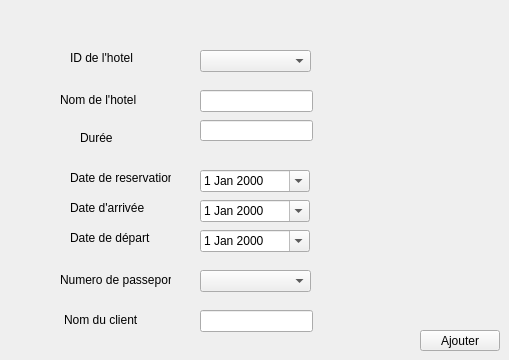
        <widget class="QWidget" name="tab_9">
         <attribute name="title">
          <string>Reserver Hotel</string>
         </attribute>
         <widget class="QDateEdit" name="datearrivee_ajout">
          <property name="geometry">
           <rect>
            <x>200</x>
            <y>200</y>
            <width>110</width>
            <height>22</height>
           </rect>
          </property>
          <property name="calendarPopup">
           <bool>true</bool>
          </property>
         </widget>
         <widget class="QComboBox" name="idhotel_combobox">
          <property name="geometry">
           <rect>
            <x>200</x>
            <y>50</y>
            <width>111</width>
            <height>22</height>
           </rect>
          </property>
         </widget>
         <widget class="QDateEdit" name="datereservation_ajout">
          <property name="geometry">
           <rect>
            <x>200</x>
            <y>170</y>
            <width>110</width>
            <height>22</height>
           </rect>
          </property>
          <property name="calendarPopup">
           <bool>true</bool>
          </property>
         </widget>
         <widget class="QDateEdit" name="datedepart_ajout">
          <property name="geometry">
           <rect>
            <x>200</x>
            <y>230</y>
            <width>110</width>
            <height>22</height>
           </rect>
          </property>
          <property name="calendarPopup">
           <bool>true</bool>
          </property>
         </widget>
         <widget class="QLabel" name="label_58">
          <property name="geometry">
           <rect>
            <x>70</x>
            <y>50</y>
            <width>71</width>
            <height>16</height>
           </rect>
          </property>
          <property name="text">
           <string>ID de l'hotel</string>
          </property>
         </widget>
         <widget class="QLabel" name="label_59">
          <property name="geometry">
           <rect>
            <x>70</x>
            <y>170</y>
            <width>101</width>
            <height>16</height>
           </rect>
          </property>
          <property name="text">
           <string>Date de reservation</string>
          </property>
         </widget>
         <widget class="QLabel" name="label_60">
          <property name="geometry">
           <rect>
            <x>70</x>
            <y>230</y>
            <width>101</width>
            <height>16</height>
           </rect>
          </property>
          <property name="text">
           <string>Date de départ </string>
          </property>
         </widget>
         <widget class="QLabel" name="label_61">
          <property name="geometry">
           <rect>
            <x>70</x>
            <y>200</y>
            <width>101</width>
            <height>16</height>
           </rect>
          </property>
          <property name="text">
           <string>Date d'arrivée</string>
          </property>
         </widget>
         <widget class="QLineEdit" name="duree_ajout">
          <property name="geometry">
           <rect>
            <x>200</x>
            <y>120</y>
            <width>113</width>
            <height>21</height>
           </rect>
          </property>
         </widget>
         <widget class="QLabel" name="label_62">
          <property name="geometry">
           <rect>
            <x>80</x>
            <y>130</y>
            <width>71</width>
            <height>16</height>
           </rect>
          </property>
          <property name="text">
           <string>Durée</string>
          </property>
         </widget>
         <widget class="QPushButton" name="Ajout_rhotel">
          <property name="geometry">
           <rect>
            <x>420</x>
            <y>330</y>
            <width>80</width>
            <height>21</height>
           </rect>
          </property>
          <property name="text">
           <string>Ajouter</string>
          </property>
         </widget>
         <widget class="QLabel" name="label_63">
          <property name="geometry">
           <rect>
            <x>60</x>
            <y>270</y>
            <width>111</width>
            <height>20</height>
           </rect>
          </property>
          <property name="text">
           <string>Numero de passeport</string>
          </property>
         </widget>
         <widget class="QComboBox" name="numeropasseport_combobox">
          <property name="geometry">
           <rect>
            <x>200</x>
            <y>270</y>
            <width>111</width>
            <height>22</height>
           </rect>
          </property>
         </widget>
         <widget class="QLineEdit" name="nomhotel_rhotel">
          <property name="geometry">
           <rect>
            <x>200</x>
            <y>90</y>
            <width>113</width>
            <height>22</height>
           </rect>
          </property>
          <property name="readOnly">
           <bool>true</bool>
          </property>
         </widget>
         <widget class="QLabel" name="label_64">
          <property name="geometry">
           <rect>
            <x>60</x>
            <y>90</y>
            <width>91</width>
            <height>20</height>
           </rect>
          </property>
          <property name="text">
           <string>Nom de l'hotel</string>
          </property>
         </widget>
         <widget class="QLabel" name="label_65">
          <property name="geometry">
           <rect>
            <x>64</x>
            <y>310</y>
            <width>101</width>
            <height>20</height>
           </rect>
          </property>
          <property name="text">
           <string>Nom du client</string>
          </property>
         </widget>
         <widget class="QLineEdit" name="nomclient_rhotel">
          <property name="geometry">
           <rect>
            <x>200</x>
            <y>310</y>
            <width>113</width>
            <height>22</height>
           </rect>
          </property>
          <property name="readOnly">
           <bool>true</bool>
          </property>
         </widget>
        </widget>
